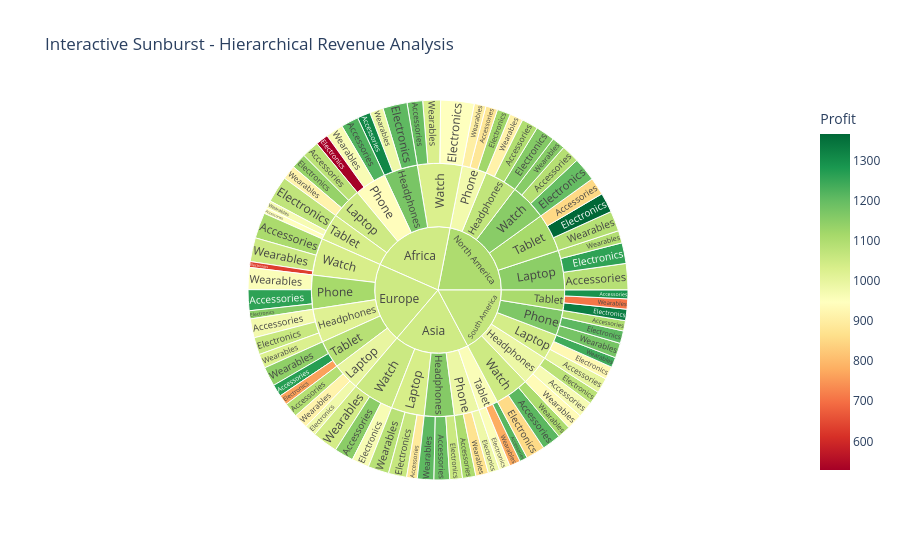

Notebook source saved alongside this figure:
### Code cell
fig = px.sunburst(sales_data,
                  path=['Region', 'Product', 'Category'],  # Hierarchy levels
                  values='Revenue',
                  color='Profit',
                  color_continuous_scale='RdYlGn',
                  title='Interactive Sunburst - Hierarchical Revenue Analysis',
                  hover_data=['Quantity'],
                  template='plotly_white')

fig.update_layout(height=700)
fig.show()

### Figure 1 — Plotly figure (JSON) as saved in the notebook; plotly's stock layout.template omitted (floating-point values rounded to 4 significant figures; data arrays with more than 128 entries replaced by an {"elided": "..."} marker saying what was removed)
{"data": [{"branchvalues": "total", "customdata": {"elided": "105x2 mixed values"}, "domain": {"x": [0, 1], "y": [0, 1]}, "hovertemplate": "labels=%{label}<br>Revenue=%{value}<br>parent=%{parent}<br>id=%{id}<br>Quantity=%{customdata[0]}<br>Profit=%{color}<extra></extra>", "ids": ["South America/Watch/Wearables", "Africa/Phone/Electronics", "Asia/Watch/Wearables", "Africa/Tablet/Electronics", "Africa/Laptop/Electronics", "Europe/Watch/Accessories", "Asia/Laptop/Accessories", "Asia/Phone/Accessories", "Africa/Phone/Wearables", "South America/Tablet/Wearables", "Asia/Phone/Wearables", "Europe/Headphones/Wearables", "Europe/Watch/Wearables", "South America/Tablet/Accessories", "Africa/Tablet/Wearables", "North America/Watch/Electronics", "South America/Headphones/Accessories", "Europe/Watch/Electronics", "Africa/Headphones/Wearables", "North America/Laptop/Electronics", "North America/Tablet/Wearables", "Asia/Tablet/Electronics", "Asia/Phone/Electronics", "Europe/Phone/Electronics", "South America/Phone/Wearables", "Asia/Headphones/Electronics", "South America/Watch/Accessories", "South America/Laptop/Accessories", "Asia/Headphones/Wearables", "Africa/Laptop/Wearables", "North America/Tablet/Accessories", "South America/Phone/Electronics", "Europe/Tablet/Electronics", "Europe/Tablet/Accessories", "North America/Laptop/Accessories", "Africa/Watch/Wearables", "Europe/Headphones/Electronics", "South America/Headphones/Electronics", "South America/Tablet/Electronics", "Asia/Laptop/Wearables", "North America/Headphones/Wearables", "South America/Laptop/Wearables", "Europe/Phone/Accessories", "Europe/Laptop/Wearables", "Europe/Phone/Wearables", "South America/Watch/Electronics", "Africa/Laptop/Accessories", "Africa/Headphones/Accessories", "North America/Phone/Electronics", "South America/Headphones/Wearables", "North America/Headphones/Accessories", "Africa/Watch/Accessories", "North America/Tablet/Electronics", "North America/Laptop/Wearables", "Asia/Watch/Accessories", "Asia/Watch/Electronics", "North America/Headphones/Electronics", "Europe/Headphones/Accessories", "Europe/Tablet/Wearables", "Asia/Laptop/Electronics", "Asia/Tablet/Wearables", "Africa/Watch/Electronics", "North America/Phone/Wearables", "South America/Laptop/Electronics", "Africa/Headphones/Electronics", "Africa/Phone/Accessories", "South America/Phone/Accessories", "Europe/Laptop/Electronics", "Asia/Headphones/Accessories", "North America/Watch/Accessories", "North America/Watch/Wearables", "Europe/Laptop/Accessories", "Africa/Tablet/Accessories", "Asia/Tablet/Accessories", "North America/Phone/Accessories", "South America/Watch", "Africa/Phone", "Asia/Watch", "Africa/Tablet", "Africa/Laptop", "Europe/Watch", "Asia/Laptop", "Asia/Phone", "South America/Tablet", "Europe/Headphones", "North America/Watch", "South America/Headphones", "Africa/Headphones", "North America/Laptop", "North America/Tablet", "Asia/Tablet", "Europe/Phone", "South America/Phone", "Asia/Headphones", "South America/Laptop", "Europe/Tablet", "Africa/Watch", "North America/Headphones", "Europe/Laptop", "North America/Phone", "South America", "Africa", "Asia", "Europe", "North America"], "labels": ["Wearables", "Electronics", "Wearables", "Electronics", "Electronics", "Accessories", "Accessories", "Accessories", "Wearables", "Wearables", "Wearables", "Wearables", "Wearables", "Accessories", "Wearables", "Electronics", "Accessories", "Electronics", "Wearables", "Electronics", "Wearables", "Electronics", "Electronics", "Electronics", "Wearables", "Electronics", "Accessories", "Accessories", "Wearables", "Wearables", "Accessories", "Electronics", "Electronics", "Accessories", "Accessories", "Wearables", "Electronics", "Electronics", "Electronics", "Wearables", "Wearables", "Wearables", "Accessories", "Wearables", "Wearables", "Electronics", "Accessories", "Accessories", "Electronics", "Wearables", "Accessories", "Accessories", "Electronics", "Wearables", "Accessories", "Electronics", "Electronics", "Accessories", "Wearables", "Electronics", "Wearables", "Electronics", "Wearables", "Electronics", "Electronics", "Accessories", "Accessories", "Electronics", "Accessories", "Accessories", "Wearables", "Accessories", "Accessories", "Accessories", "Accessories", "Watch", "Phone", "Watch", "Tablet", "Laptop", "Watch", "Laptop", "Phone", "Tablet", "Headphones", "Watch", "Headphones", "Headphones", "Laptop", "Tablet", "Tablet", "Phone", "Phone", "Headphones", "Laptop", "Tablet", "Watch", "Headphones", "Laptop", "Phone", "South America", "Africa", "Asia", "Europe", "North America"], "level": "1eba4c", "marker": {"coloraxis": "coloraxis", "colors": [1106.0, 528.4, 1042.0, 1073.0, 1137.0, 1107.0, 889.9, 1105.0, 964.4, 706.6, 872.2, 1028.0, 1053.0, 1292.0, 968.2, 1200.0, 967.8, 632.0, 985.2, 1260.0, 1093.0, 956.8, 984.7, 1152.0, 1179.0, 1056.0, 1212.0, 1002.0, 1208.0, 916.6, 853.0, 1210.0, 762.8, 1269.0, 1087.0, 1031.0, 1060.0, 1083.0, 1329.0, 1086.0, 911.7, 1242.0, 1262.0, 915.1, 958.1, 855.7, 1082.0, 1313.0, 1122.0, 935.8, 1097.0, 1194.0, 1367.0, 1095.0, 1151.0, 965.2, 1160.0, 977.0, 1147.0, 1063.0, 779.2, 949.9, 905.0, 927.8, 1208.0, 1222.0, 1103.0, 982.0, 1191.0, 1092.0, 1156.0, 1094.0, 946.8, 1214.0, 882.9, 1052.0, 943.8, 1054.0, 1035.0, 1050.0, 1034.0, 1036.0, 989.7, 1109.0, 1020.0, 1154.0, 990.3, 1175.0, 1149.0, 1113.0, 959.2, 1113.0, 1169.0, 1159.0, 1040.0, 1088.0, 1028.0, 1071.0, 998.0, 976.7, 1066.0, 1047.0, 1048.0, 1051.0, 1103.0]}, "name": "", "parents": ["South America/Watch", "Africa/Phone", "Asia/Watch", "Africa/Tablet", "Africa/Laptop", "Europe/Watch", "Asia/Laptop", "Asia/Phone", "Africa/Phone", "South America/Tablet", "Asia/Phone", "Europe/Headphones", "Europe/Watch", "South America/Tablet", "Africa/Tablet", "North America/Watch", "South America/Headphones", "Europe/Watch", "Africa/Headphones", "North America/Laptop", "North America/Tablet", "Asia/Tablet", "Asia/Phone", "Europe/Phone", "South America/Phone", "Asia/Headphones", "South America/Watch", "South America/Laptop", "Asia/Headphones", "Africa/Laptop", "North America/Tablet", "South America/Phone", "Europe/Tablet", "Europe/Tablet", "North America/Laptop", "Africa/Watch", "Europe/Headphones", "South America/Headphones", "South America/Tablet", "Asia/Laptop", "North America/Headphones", "South America/Laptop", "Europe/Phone", "Europe/Laptop", "Europe/Phone", "South America/Watch", "Africa/Laptop", "Africa/Headphones", "North America/Phone", "South America/Headphones", "North America/Headphones", "Africa/Watch", "North America/Tablet", "North America/Laptop", "Asia/Watch", "Asia/Watch", "North America/Headphones", "Europe/Headphones", "Europe/Tablet", "Asia/Laptop", "Asia/Tablet", "Africa/Watch", "North America/Phone", "South America/Laptop", "Africa/Headphones", "Africa/Phone", "South America/Phone", "Europe/Laptop", "Asia/Headphones", "North America/Watch", "North America/Watch", "Europe/Laptop", "Africa/Tablet", "Asia/Tablet", "North America/Phone", "South America", "Africa", "Asia", "Africa", "Africa", "Europe", "Asia", "Asia", "South America", "Europe", "North America", "South America", "Africa", "North America", "North America", "Asia", "Europe", "South America", "Asia", "South America", "Europe", "Africa", "North America", "Europe", "North America", "", "", "", "", ""], "type": "sunburst", "values": [93460000.0, 89410000.0, 181100000.0, 188200000.0, 108400000.0, 182300000.0, 75110000.0, 94780000.0, 123900000.0, 72510000.0, 89840000.0, 100500000.0, 169200000.0, 62130000.0, 54610000.0, 167900000.0, 112700000.0, 41540000.0, 96720000.0, 146600000.0, 143400000.0, 77710000.0, 80880000.0, 57650000.0, 105500000.0, 89820000.0, 133700000.0, 108100000.0, 116800000.0, 100800000.0, 125000000.0, 89200000.0, 72680000.0, 86510000.0, 186600000.0, 125800000.0, 122200000.0, 94090000.0, 80890000.0, 148100000.0, 94090000.0, 71540000.0, 148100000.0, 103700000.0, 156000000.0, 134600000.0, 123400000.0, 92710000.0, 95330000.0, 113400000.0, 116200000.0, 110700000.0, 139400000.0, 87990000.0, 135600000.0, 122600000.0, 136400000.0, 134200000.0, 137300000.0, 129300000.0, 77440000.0, 237200000.0, 82880000.0, 91200000.0, 172200000.0, 124100000.0, 73260000.0, 83240000.0, 111000000.0, 128600000.0, 94670000.0, 103900000.0, 40820000.0, 55520000.0, 84010000.0, 361700000.0, 337400000.0, 439300000.0, 283700000.0, 332500000.0, 393000000.0, 352500000.0, 265500000.0, 215500000.0, 356900000.0, 391200000.0, 320200000.0, 361600000.0, 421200000.0, 407800000.0, 210700000.0, 361700000.0, 268000000.0, 317600000.0, 270800000.0, 296500000.0, 473700000.0, 346700000.0, 290900000.0, 262200000.0, 1436000000.0, 1789000000.0, 1586000000.0, 1699000000.0, 1829000000.0]}], "layout": {"autosize": true, "coloraxis": {"colorbar": {"title": {"text": "Profit"}}, "colorscale": [[0, "rgb(165,0,38)"], [0.1, "rgb(215,48,39)"], [0.2, "rgb(244,109,67)"], [0.3, "rgb(253,174,97)"], [0.4, "rgb(254,224,139)"], [0.5, "rgb(255,255,191)"], [0.6, "rgb(217,239,139)"], [0.7, "rgb(166,217,106)"], [0.8, "rgb(102,189,99)"], [0.9, "rgb(26,152,80)"], [1, "rgb(0,104,55)"]]}, "legend": {"tracegroupgap": 0}, "title": {"text": "Interactive Sunburst - Hierarchical Revenue Analysis"}}}
